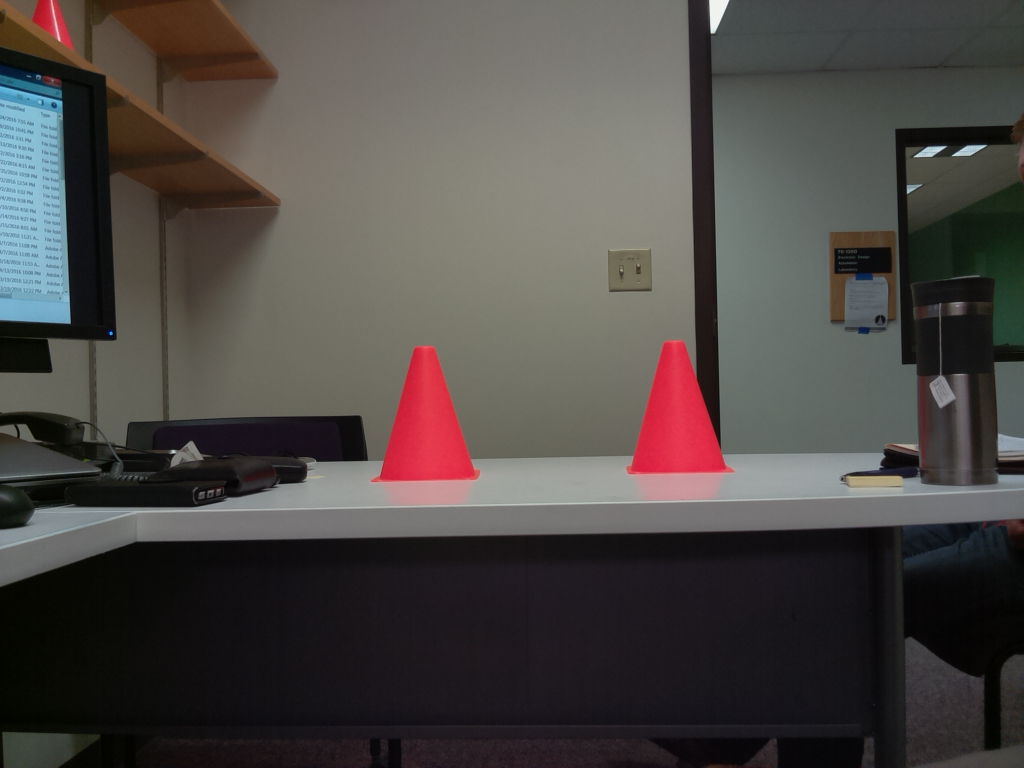
#> input picture classwork/week8/code/orangeCone/noBall.jpg, 1024 x 768 px
$ python subtract.py
#> lines starting #> are read from the running program, lines starting #| are printed output that depends on the picture
import cv2
import numpy as np

noBall = cv2.imread('noBall.jpg',cv2.IMREAD_GRAYSCALE)
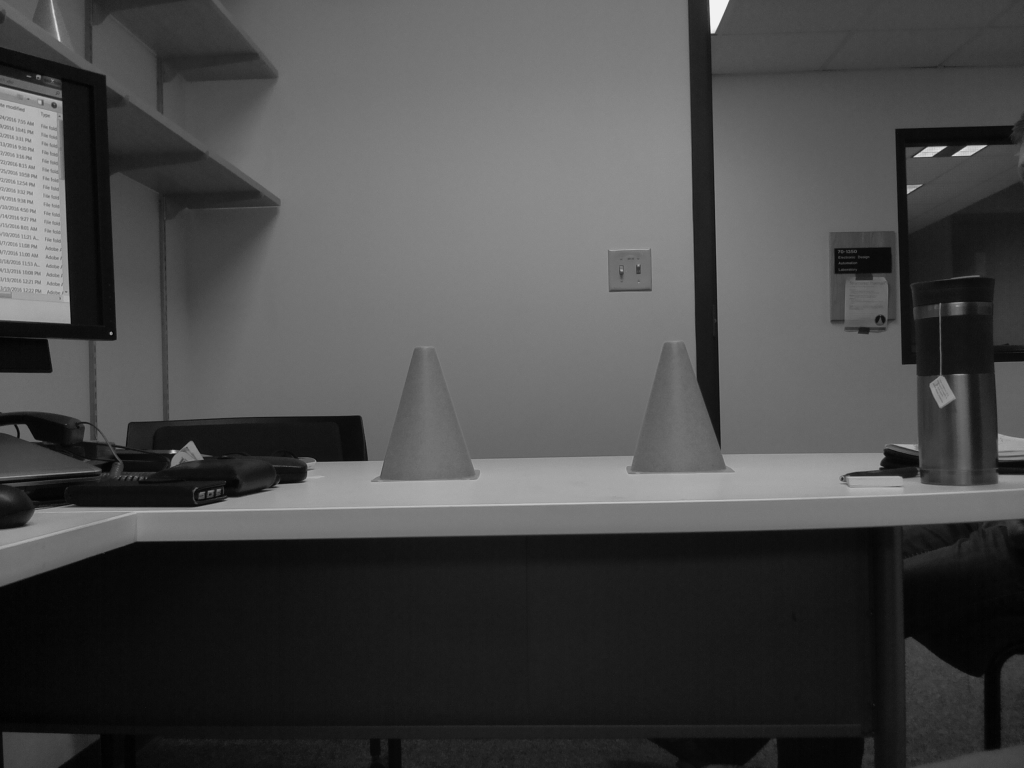
#> noBall: shape (768, 1024); min 1, max 242, mean 73
ball = cv2.imread('ball.jpg',cv2.IMREAD_GRAYSCALE)
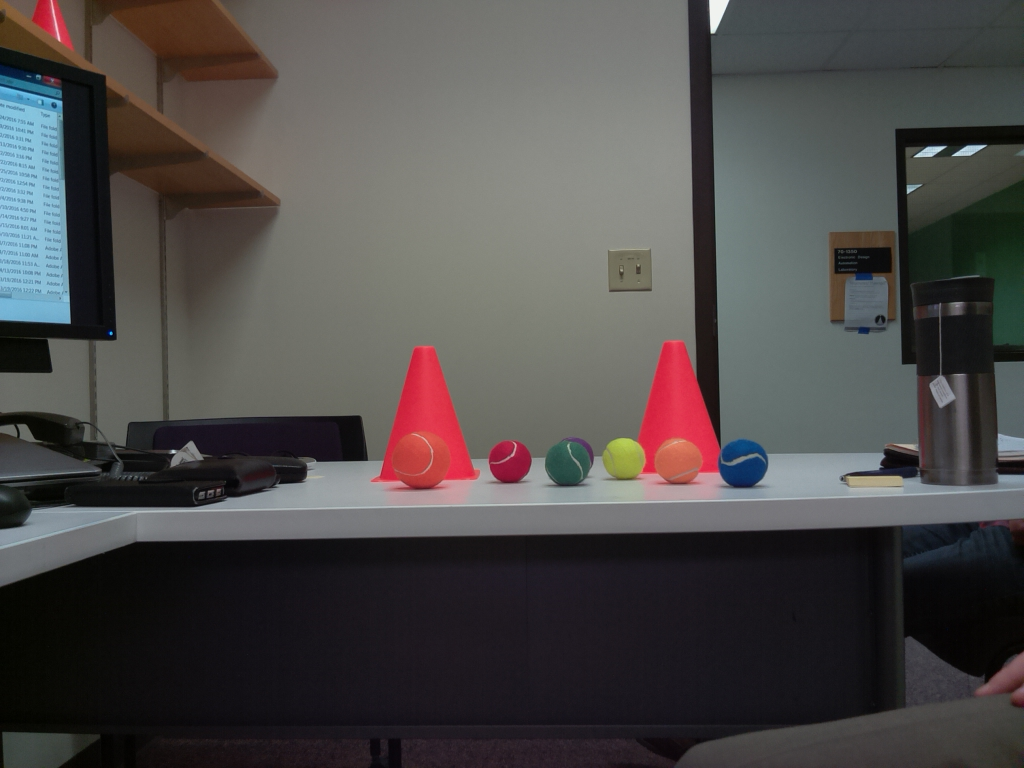
#> input picture classwork/week8/code/orangeCone/ball.jpg, 1024 x 768 px
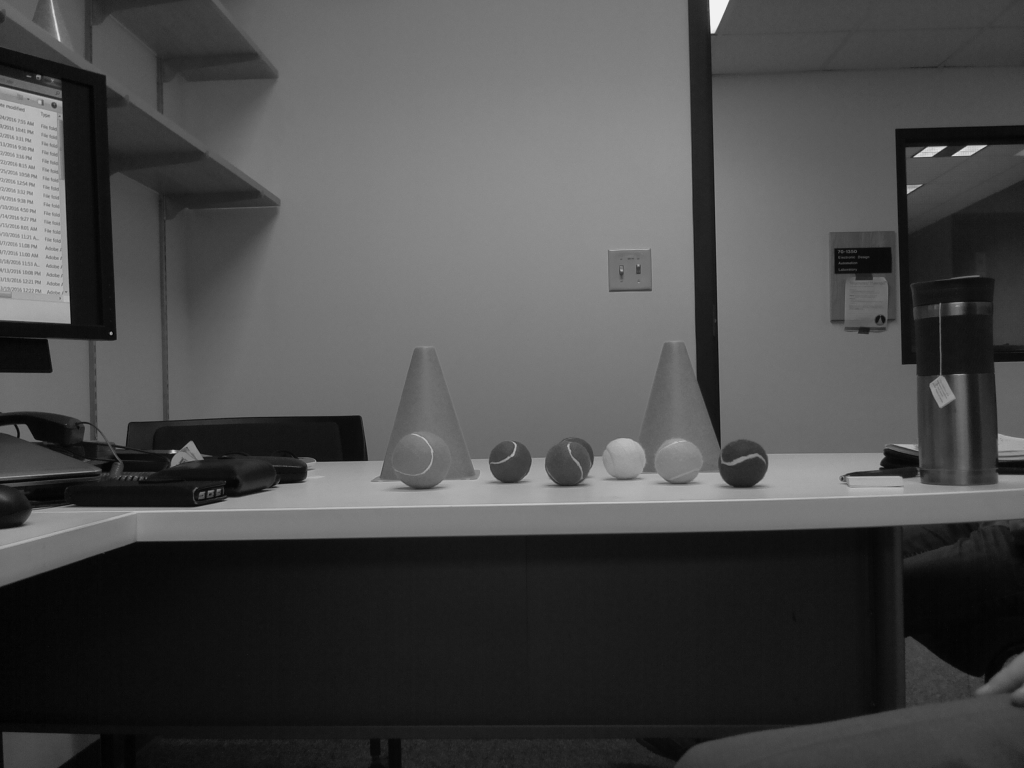
#> ball: shape (768, 1024); min 1, max 242, mean 74.8
subtract = ball - noBall
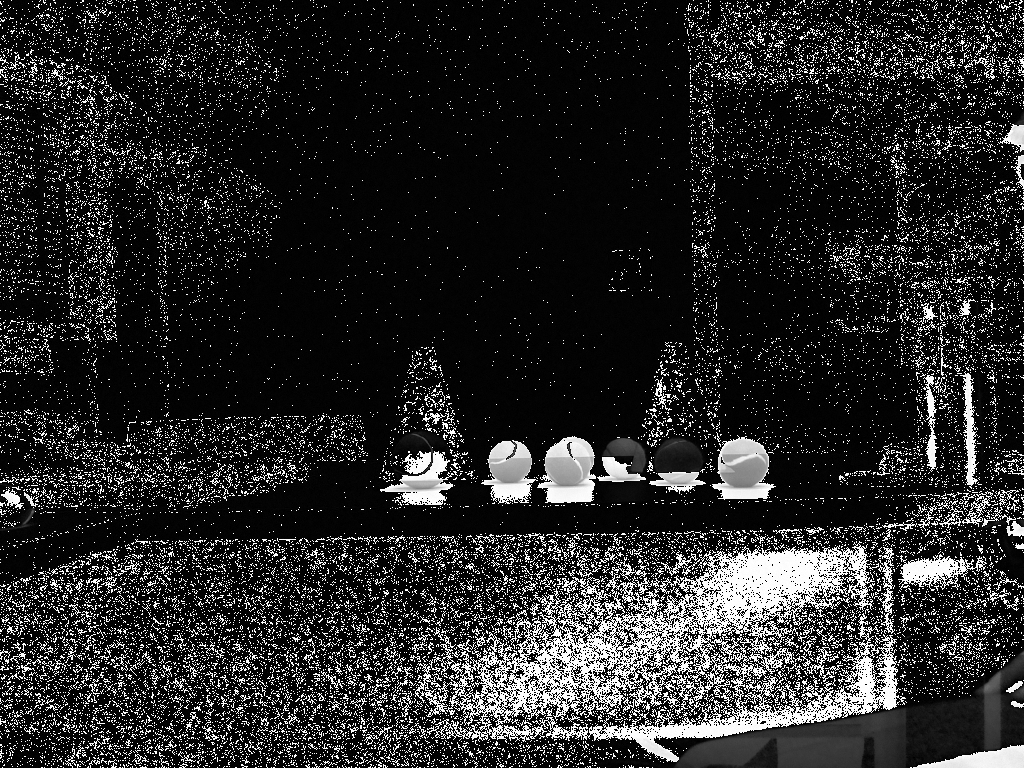
#> subtract: shape (768, 1024); min 0, max 255, mean 40

def nothing(x):
    pass

cv2.namedWindow('Canny')
cv2.createTrackbar('min','Canny',0,500,nothing)
cv2.createTrackbar('max','Canny',0,500,nothing)

while(1):
  min = cv2.getTrackbarPos('min','Canny')
  max = cv2.getTrackbarPos('max','Canny')

  mask = cv2.inRange(subtract, min, max)
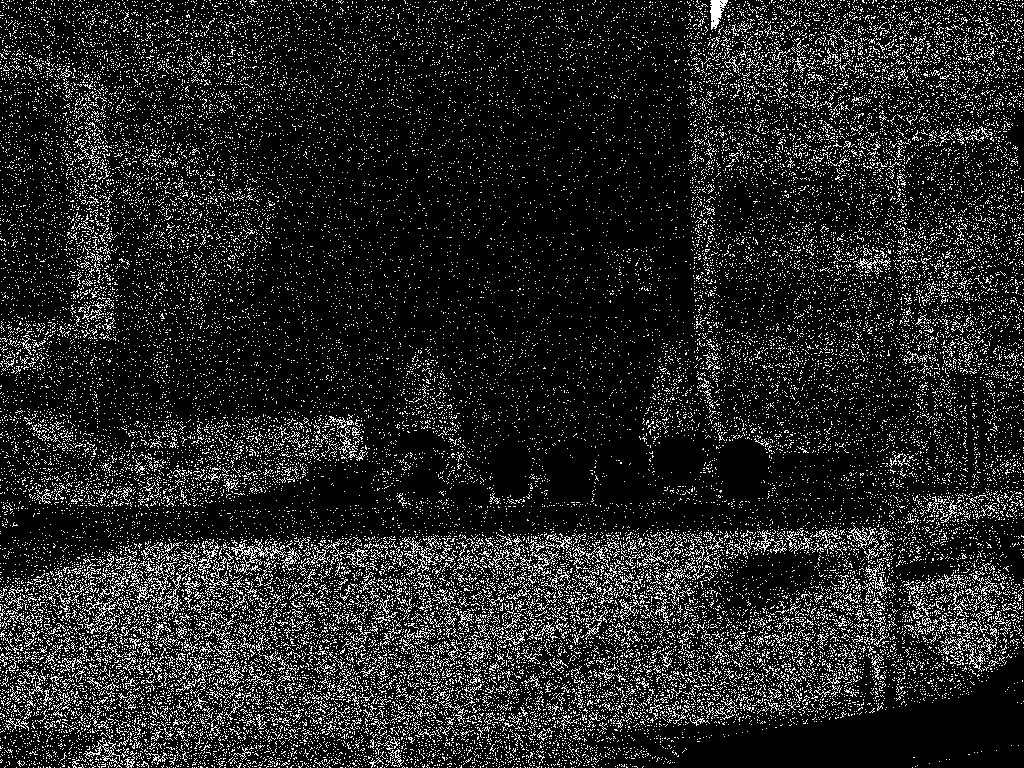
#> mask: shape (768, 1024); 13.8% white in thin lines or dots
  cv2.imshow('Canny',subtract)
  cv2.imshow('Mask',mask)

  k = cv2.waitKey(5) & 0xFF
#> (key Esc is pressed here)
  if k == 27:
    break

cv2.waitKey()
